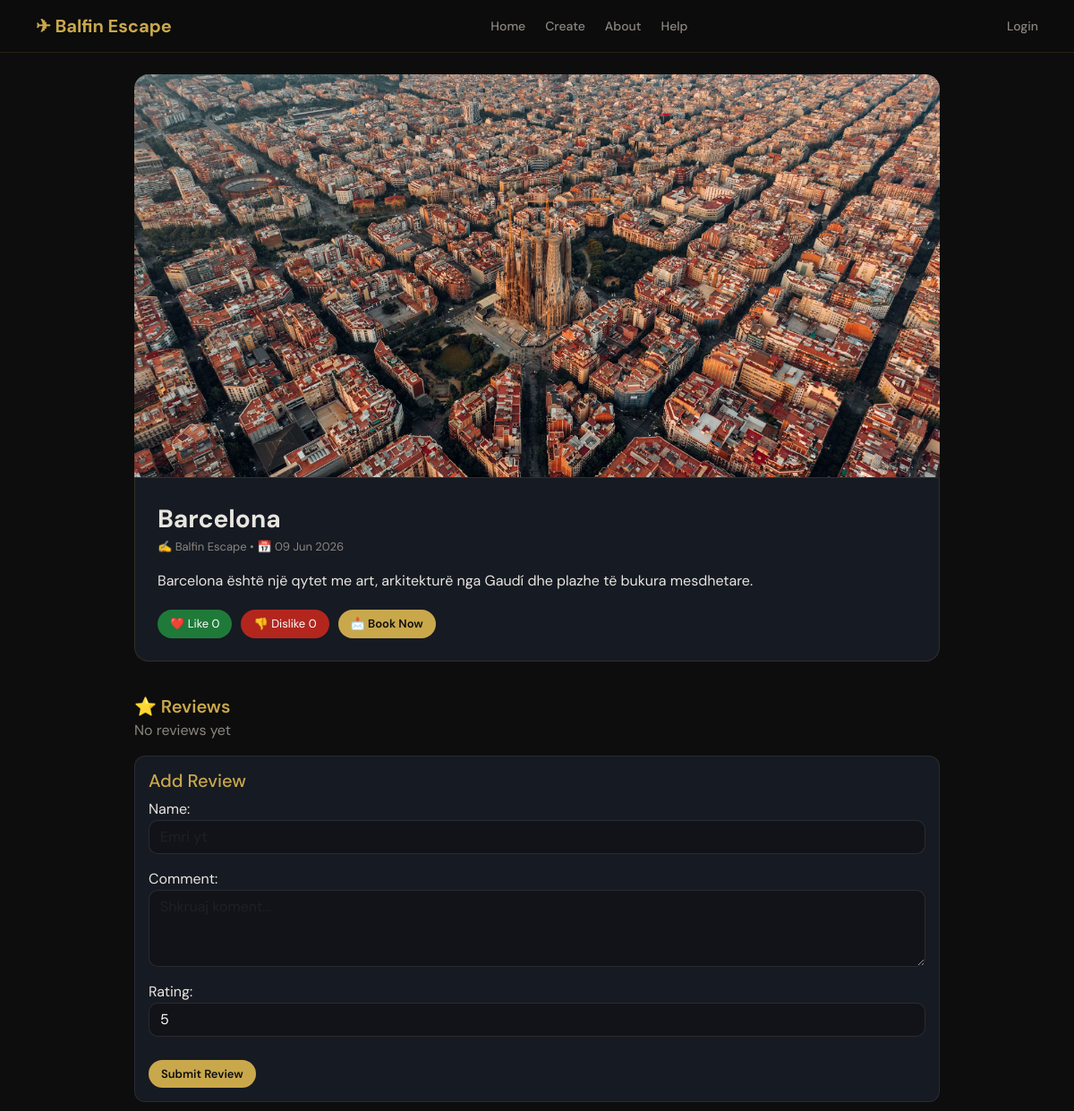
The page /post/9/ on the database as committed earlier.
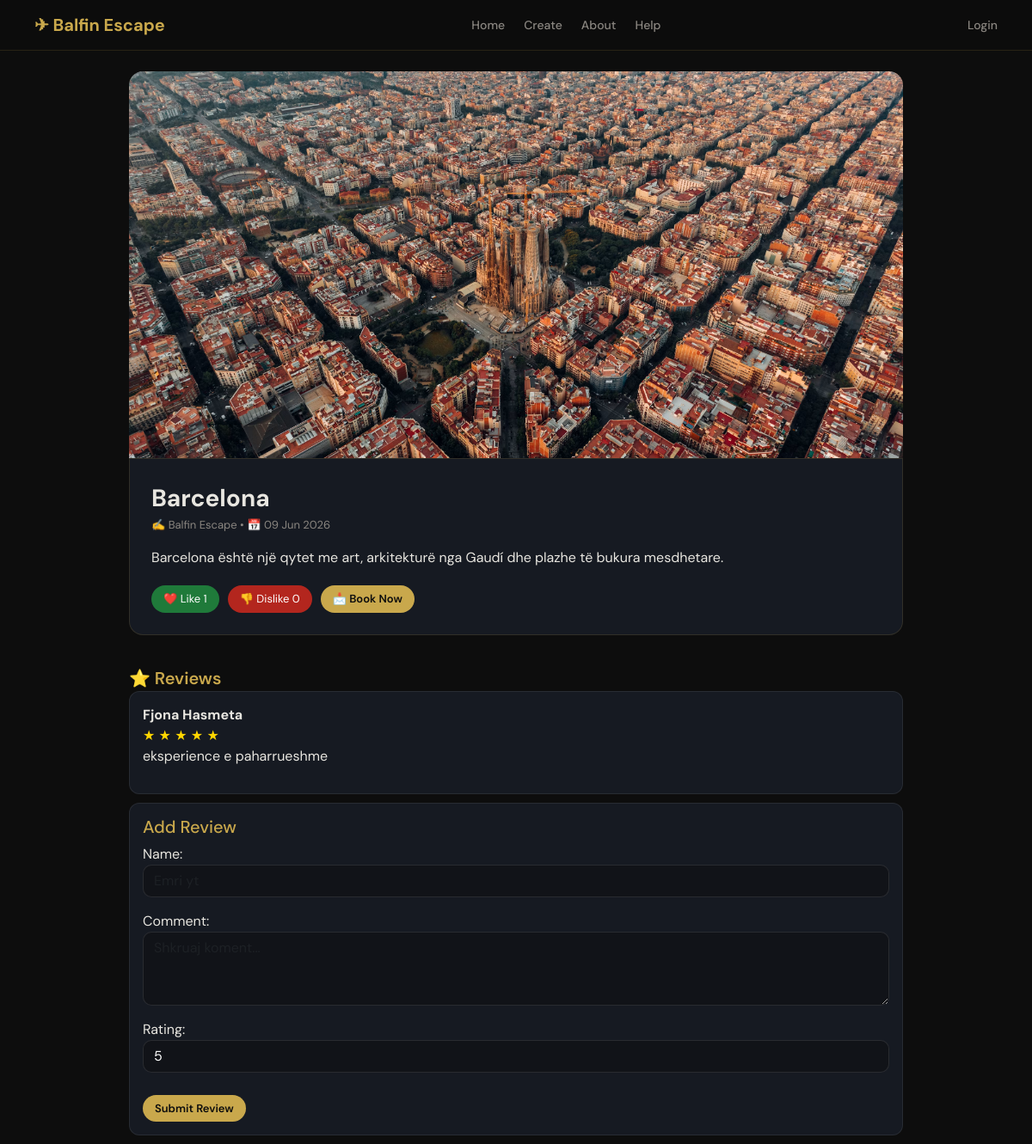
The same page on the database as committed later.
### agency/models.py (models this page shows, shortened)
class Post(models.Model):
    title = models.CharField(max_length=200)
    content = models.TextField()
    author = models.CharField(max_length=100)
    image = models.ImageField(upload_to='images/', blank=True, null=True)
    likes = models.PositiveIntegerField(default=0)
    dislikes = models.PositiveIntegerField(default=0)
    created_at = models.DateTimeField(auto_now_add=True)
    class Meta:
        ordering = ['-created_at']

class Review(models.Model):
    STAR_CHOICES = [
        (1, '⭐'),
        (2, '⭐⭐'),
        (3, '⭐⭐⭐'),
        (4, '⭐⭐⭐⭐'),
        (5, '⭐⭐⭐⭐⭐'),
    ]
    post = models.ForeignKey(
        Post,
        on_delete=models.CASCADE,
        related_name='reviews'
    )
    name = models.CharField(max_length=100)
    comment = models.TextField()
    rating = models.IntegerField(choices=STAR_CHOICES, default=5)
    created_at = models.DateTimeField(auto_now_add=True)
    class Meta:
        ordering = ['-created_at']

### agency/views.py (the view, shortened to what this page needs)
# urls.py: path('post/<int:pk>/', views.post_detail, name='detail'),
def post_detail(request, pk):
    post = get_object_or_404(Post, id=pk)
    reviews = post.reviews.all()
    form = ReviewForm(request.POST or None)
    return render(request, 'agency/post_detail.html', {
        'post': post,
        'reviews': reviews,
        'form': form
    })

### agency/forms.py
class ReviewForm(forms.ModelForm):
    class Meta:
        model = Review
        fields = ['name', 'comment', 'rating']
        widgets = {
            'name': forms.TextInput(attrs={
                'class': 'form-control',
                'placeholder': 'Emri yt'
            }),
            'comment': forms.Textarea(attrs={
                'class': 'form-control',
                'rows': 3,
                'placeholder': 'Shkruaj koment...'
            }),
            'rating': forms.NumberInput(attrs={
                'class': 'form-control',
                'min': 1,
                'max': 5
            }),
        }

### agency/templates/agency/post_detail.html (shortened to what this page needs)
{% extends 'agency/base.html' %}
{% block content %}
<div class="detail-card mt-4">
    {% if post.image %}
        <img src="{{ post.image.url }}" class="hero-img">
    {% endif %}
    <div class="content-box">
        <div class="title">{{ post.title }}</div>
        <div class="meta">
            ✍ {{ post.author }} • 📅 {{ post.created_at|date:"d M Y" }}
        </div>
        <div class="text">
            {{ post.content }}
        </div>
        <div class="actions">
            <a href="{% url 'like' post.id %}" class="btn-like">
                ❤️ Like {{ post.likes }}
            </a>
            <a href="{% url 'dislike' post.id %}" class="btn-dislike">
                👎 Dislike {{ post.dislikes }}
            </a>
            <a href="{% url 'booking' post.id %}" class="btn-book">
                📩 Book Now
            </a>
        </div>
    </div>
    <div class="section-title">⭐ Reviews</div>
    {% for review in reviews %}
        <div class="review-card">
            <b>{{ review.name }}</b>
            <div>
                {% for i in "12345" %}
                    {% if forloop.counter <= review.rating %}
                        <span class="star">★</span>
                    {% endif %}
                {% endfor %}
            </div>
            <p>{{ review.comment }}</p>
        </div>
    {% empty %}
        <p style="color:#8A8680;">No reviews yet</p>
    {% endfor %}
    <div class="review-card">
        <h5 style="color:#C9A84C;">Add Review</h5>
        <form method="POST">
            {{ form.as_p }}
            <button class="btn-book" style="border:none; margin-top:10px;">
                Submit Review
            </button>
        </form>
    </div>
</div>
{% endblock %}

### agency/templates/agency/base.html (shortened to what this page needs)
<!DOCTYPE html>
<html>
<head>
    <link href="https://cdn.jsdelivr.net/npm/bootstrap@5.3.0/dist/css/bootstrap.min.css" rel="stylesheet">
</head>
<body>
<nav class="navbar d-flex justify-content-between align-items-center">
    <a href="{% url 'home' %}" class="brand">✈ Balfin Escape </a>
    <div class="nav-links">
        <a href="{% url 'home' %}">Home</a>
        <a href="{% url 'create' %}">Create</a>
        <a href="{% url 'about' %}">About</a>
        <a href="{% url 'help' %}">Help</a>
    </div>
    <div class="nav-links">
        {% if user.is_authenticated %}
            <a href="{% url 'logout' %}">Logout</a>
        {% else %}
            <a href="{% url 'login' %}">Login</a>
        {% endif %}
    </div>
</nav>
<div class="container mt-4">
    {% block content %}{% endblock %}
</div>
</body>
</html>

### agency/templates/agency/base.html (style rules this page uses)
:root { --bg: #0D0D0D; --panel: #161A22; --gold: #C9A84C; --text: #E8E6E0; --muted: #8A8680; --border: rgba(201,168,76,0.15); }
body { font-family: 'DM Sans', sans-serif; background: var(--bg); color: var(--text); margin: 0; }
.navbar { position: sticky; top: 0; z-index: 1000; background: rgba(13,13,13,0.85); backdrop-filter: blur(10px); border-bottom: 1px solid var(--border); padding: 14px 40px; }
.brand { font-weight: 700; color: var(--gold); font-size: 20px; text-decoration: none; }
.nav-links { display: flex; gap: 22px; align-items: center; }
.nav-links a { color: var(--muted); text-decoration: none; font-weight: 500; font-size: 14px; transition: 0.3s; }
input, textarea, select { background: #111318 !important; border: 1px solid var(--border) !important; color: var(--text) !important; border-radius: 10px !important; }
img { width: 100%; height: 420px; object-fit: cover; border-radius: 12px; }

### agency/templates/agency/post_detail.html (style rules this page uses)
.detail-card { max-width: 900px; margin: auto; }
.hero-img { width: 100%; height: 450px; object-fit: cover; border-radius: 16px 16px 0 0; }
.content-box { background: #161A22; padding: 25px; border-radius: 0 0 16px 16px; border: 1px solid rgba(201,168,76,0.15); }
.title { color: #E8E6E0; font-size: 28px; font-weight: 700; }
.meta { color: #8A8680; font-size: 13px; margin-bottom: 15px; }
.text { color: #E8E6E0; line-height: 1.6; }
.actions { margin-top: 20px; display: flex; gap: 10px; flex-wrap: wrap; }
.btn-like { background: #1f7a3a; color: white; border-radius: 25px; padding: 6px 14px; text-decoration: none; font-size: 13px; }
.btn-dislike { background: #b3261e; color: white; border-radius: 25px; padding: 6px 14px; text-decoration: none; font-size: 13px; }
.btn-book { background: #C9A84C; color: #0D0D0D; border-radius: 25px; padding: 6px 14px; text-decoration: none; font-size: 13px; font-weight: 600; }
.section-title { margin-top: 35px; font-size: 20px; color: #C9A84C; font-weight: 600; }
.review-card { background: #161A22; border: 1px solid rgba(255,255,255,0.08); padding: 15px; border-radius: 12px; margin-bottom: 10px; }
.star { color: gold; }
input, textarea, select { background: #111318 !important; border: 1px solid rgba(255,255,255,0.1) !important; color: white !important; border-radius: 10px !important; }

Rows that differ between the two databases and show on the page:
changed Post "Barcelona": likes "0" → "1"
added Review: name "Fjona Hasmeta", rating 5 (drawn), comment "eksperience e paharrueshme"
Other text that changed with them:
text no longer shown: "No reviews yet"
